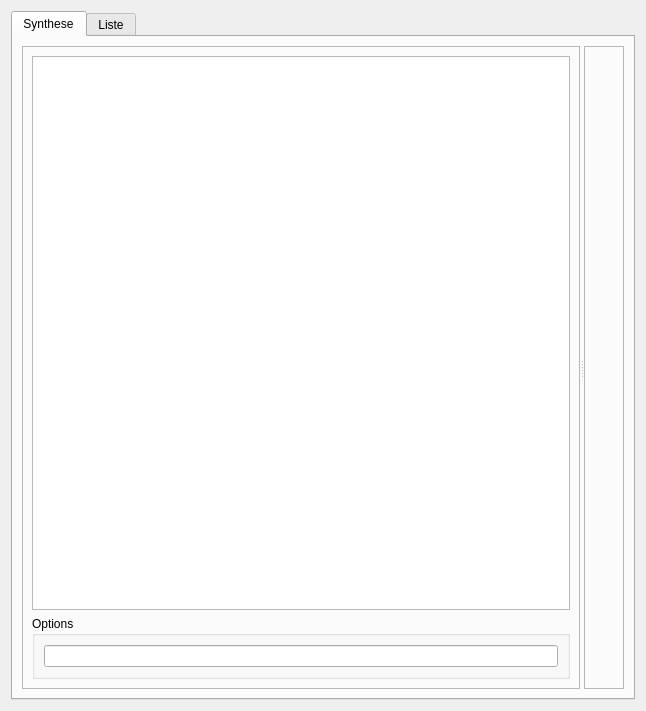
<?xml version="1.0" encoding="UTF-8"?>
<ui version="4.0">
 <class>Form</class>
 <widget class="QWidget" name="Form">
  <property name="geometry">
   <rect>
    <x>0</x>
    <y>0</y>
    <width>646</width>
    <height>711</height>
   </rect>
  </property>
  <property name="windowTitle">
   <string>Form</string>
  </property>
  <layout class="QHBoxLayout" name="horizontalLayout">
   <item>
    <widget class="QTabWidget" name="tabWidget">
     <property name="currentIndex">
      <number>0</number>
     </property>
     <widget class="QWidget" name="tab_2">
      <attribute name="title">
       <string>Synthese</string>
      </attribute>
      <layout class="QVBoxLayout" name="verticalLayout_4">
       <item>
        <widget class="QSplitter" name="splitter">
         <property name="orientation">
          <enum>Qt::Horizontal</enum>
         </property>
         <widget class="QFrame" name="frame">
          <property name="frameShape">
           <enum>QFrame::StyledPanel</enum>
          </property>
          <property name="frameShadow">
           <enum>QFrame::Raised</enum>
          </property>
          <layout class="QGridLayout" name="gridLayout" rowstretch="10,1">
           <item row="1" column="0">
            <widget class="QGroupBox" name="groupBox">
             <property name="title">
              <string>Options</string>
             </property>
             <layout class="QVBoxLayout" name="verticalLayout_5">
              <item>
               <widget class="QLineEdit" name="lineEdit_option"/>
              </item>
             </layout>
            </widget>
           </item>
           <item row="0" column="0">
            <widget class="QTreeWidget" name="treeWidget_desordres_2">
             <property name="sizePolicy">
              <sizepolicy hsizetype="Preferred" vsizetype="Preferred">
               <horstretch>0</horstretch>
               <verstretch>0</verstretch>
              </sizepolicy>
             </property>
             <property name="autoScroll">
              <bool>false</bool>
             </property>
             <property name="rootIsDecorated">
              <bool>false</bool>
             </property>
             <property name="wordWrap">
              <bool>true</bool>
             </property>
             <property name="columnCount">
              <number>2</number>
             </property>
             <attribute name="headerVisible">
              <bool>false</bool>
             </attribute>
             <attribute name="headerDefaultSectionSize">
              <number>40</number>
             </attribute>
             <attribute name="headerStretchLastSection">
              <bool>true</bool>
             </attribute>
             <column>
              <property name="text">
               <string notr="true">1</string>
              </property>
             </column>
             <column>
              <property name="text">
               <string notr="true">2</string>
              </property>
             </column>
            </widget>
           </item>
          </layout>
         </widget>
         <widget class="QFrame" name="frame_chart">
          <property name="frameShape">
           <enum>QFrame::StyledPanel</enum>
          </property>
          <property name="frameShadow">
           <enum>QFrame::Raised</enum>
          </property>
          <layout class="QVBoxLayout" name="verticalLayout"/>
         </widget>
        </widget>
       </item>
      </layout>
     </widget>
     <widget class="QWidget" name="tab">
      <attribute name="title">
       <string>Liste</string>
      </attribute>
      <layout class="QHBoxLayout" name="horizontalLayout_2" stretch="1,10">
       <property name="margin">
        <number>3</number>
       </property>
       <item>
        <widget class="QFrame" name="frame_4">
         <property name="maximumSize">
          <size>
           <width>150</width>
           <height>16777215</height>
          </size>
         </property>
         <property name="frameShape">
          <enum>QFrame::StyledPanel</enum>
         </property>
         <property name="frameShadow">
          <enum>QFrame::Raised</enum>
         </property>
         <layout class="QVBoxLayout" name="verticalLayout_3">
          <property name="margin">
           <number>3</number>
          </property>
          <item>
           <widget class="QComboBox" name="comboBox_objetrequest">
            <item>
             <property name="text">
              <string>Typedesordre1</string>
             </property>
            </item>
            <item>
             <property name="text">
              <string>Typedesordre2</string>
             </property>
            </item>
           </widget>
          </item>
          <item>
           <widget class="QTreeWidget" name="treeWidget_desordres">
            <property name="sizePolicy">
             <sizepolicy hsizetype="Preferred" vsizetype="Preferred">
              <horstretch>0</horstretch>
              <verstretch>0</verstretch>
             </sizepolicy>
            </property>
            <property name="autoScroll">
             <bool>false</bool>
            </property>
            <property name="rootIsDecorated">
             <bool>false</bool>
            </property>
            <property name="wordWrap">
             <bool>true</bool>
            </property>
            <property name="columnCount">
             <number>1</number>
            </property>
            <attribute name="headerDefaultSectionSize">
             <number>40</number>
            </attribute>
            <attribute name="headerStretchLastSection">
             <bool>true</bool>
            </attribute>
            <column>
             <property name="text">
              <string>ID</string>
             </property>
            </column>
           </widget>
          </item>
          <item>
           <widget class="QPushButton" name="pushButton_export">
            <property name="text">
             <string>Export</string>
            </property>
           </widget>
          </item>
         </layout>
        </widget>
       </item>
       <item>
        <widget class="QFrame" name="frame_2">
         <property name="frameShape">
          <enum>QFrame::NoFrame</enum>
         </property>
         <property name="frameShadow">
          <enum>QFrame::Raised</enum>
         </property>
         <layout class="QVBoxLayout" name="verticalLayout_2">
          <property name="spacing">
           <number>3</number>
          </property>
          <property name="sizeConstraint">
           <enum>QLayout::SetMaximumSize</enum>
          </property>
          <property name="margin">
           <number>3</number>
          </property>
         </layout>
        </widget>
       </item>
      </layout>
     </widget>
    </widget>
   </item>
  </layout>
 </widget>
 <resources/>
 <connections/>
</ui>
